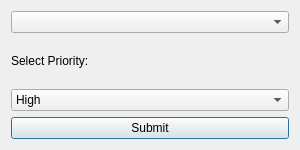
<?xml version="1.0" encoding="UTF-8"?>
<ui version="4.0">
 <class>AddEditPriorityDialog</class>
 <widget class="QDialog" name="UpdatePriorityDialog">
  <property name="geometry">
   <rect>
    <x>0</x>
    <y>0</y>
    <width>300</width>
    <height>150</height>
   </rect>
  </property>
  <property name="windowTitle">
   <string>Add/Edit Priority</string>
  </property>
  <layout class="QVBoxLayout" name="verticalLayout">
   <item>
    <widget class="QComboBox" name="defectListComboBox"/>
   </item>
   <item>
    <widget class="QLabel" name="priorityLabel">
     <property name="text">
      <string>Select Priority:</string>
     </property>
    </widget>
   </item>
   <item>
    <widget class="QComboBox" name="priorityComboBox">
     <item>
      <property name="text">
       <string>High</string>
      </property>
     </item>
     <item>
      <property name="text">
       <string>Medium</string>
      </property>
     </item>
     <item>
      <property name="text">
       <string>Low</string>
      </property>
     </item>
    </widget>
   </item>
   <item>
    <layout class="QHBoxLayout" name="horizontalLayout">
     <item>
      <widget class="QPushButton" name="submitButton">
       <property name="text">
        <string>Submit</string>
       </property>
      </widget>
     </item>
    </layout>
   </item>
  </layout>
 </widget>
 <resources/>
 <connections/>
</ui>
